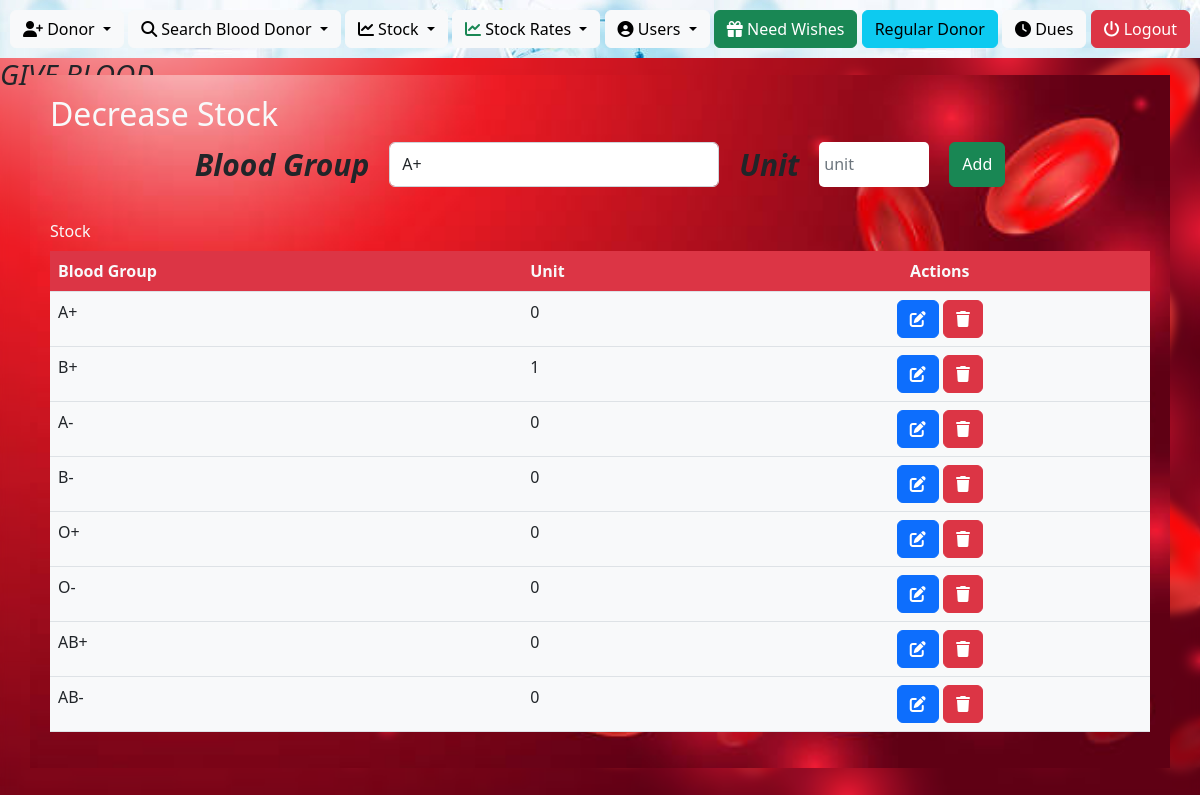
/stock-decrease, run on the app's committed database.
### bb/models.py (models this page shows, shortened)
class StockIncrease(models.Model):
    blood_group = models.CharField(max_length=50, blank=True)
    unit = models.IntegerField(blank=True)
    month = models.CharField(max_length=50, blank=True)
    year = models.CharField(max_length=50, blank=True)

### bb/views.py (the view, shortened to what this page needs)
# urls.py: path('stock-decrease', views.stock_decrease, name="stock-decrease"),
def stock_decrease(request):
    blood_groups = StockIncrease.objects.all()
    return render(request, 'stock-decrease.html', {'blood_groups':blood_groups})

### templates/stock-decrease.html (shortened to what this page needs)
<!DOCTYPE html>
<html lang="en">
<head>
    <link rel="stylesheet" href="../static/assest/vendor/bootstrap/css/bootstrap.min.css">
    <link rel="stylesheet" href="../static/assest/vendor/fontawesome-free/css/all.min.css">
    <link rel="stylesheet" href="../static/css/style.css">
</head>
<body>
    <main>
        <header>
            <div class="header-content">
                <div class="btn-group">
                    <button type="button" class="btn btn-light dropdown-toggle" data-bs-toggle="dropdown" aria-expanded="false">
                        <i class="fa fa-user-plus"></i> Donor
                    </button>
                </div>
                <div class="btn-group">
                    <button type="button" class="btn btn-light dropdown-toggle" data-bs-toggle="dropdown" aria-expanded="false">
                        <i class="fa fa-search"></i> Search Blood Donor
                    </button>
                </div>
                <div class="btn-group">
                    <button type="button" class="btn btn-light dropdown-toggle" data-bs-toggle="dropdown" aria-expanded="false">
                        <i class="fa fa-chart-line"></i> Stock
                    </button>
                </div>
                <div class="btn-group">
                    <button type="button" class="btn btn-light dropdown-toggle" data-bs-toggle="dropdown" aria-expanded="false">
                        <i class="fa fa-chart-line text-success"></i> Stock Rates
                    </button>
                </div>
                <div class="btn-group">
                    <button type="button" class="btn btn-light dropdown-toggle" data-bs-toggle="dropdown" aria-expanded="false">
                        <i class="fa fa-user-circle"></i> Users
                    </button>
                </div>
                <div class="btn-group">
                    <a href="/birthday" class="btn btn-success">
                        <i class="fa fa-gift"></i> Need Wishes
                    </a>
                </div>
                <div class="btn-group">
                    <a href="/regular-donor" class="btn btn-info">
                        Regular Donor
                    </a>
                </div>
                <div class="btn-group">
                    <a href="/due-date" class="btn btn-light">
                        <i class="fa fa-clock"></i> Dues
                    </a>
                </div>
                <div class="btn-group">
                    <a href="/logout" class="btn btn-danger">
                        <i class="fa fa-power-off"></i> Logout
                    </a>
                </div>
            </div>
        </header>
        <h3><i id="text"></i></h3>
        <section class="body-section">
            <div class="modal-body">
                <h2 class="text-light">Decrease Stock</h2>
                <div>
                    <form action="" method="post" class="search">
                        <span class="text-bold"> Blood Group</span>
                        <select name="blood-group" id="" class="form-control">
                            {% for blood in blood_groups %}
                            <option value="{{blood.blood_group}}">{{blood.blood_group}}</option>
                            {% endfor %}
                        </select>
                        <span class="text-bold"> Unit</span>
                        <input type="number" name="unit" class="form-control input2" placeholder="unit">
                        <button class="btn btn-success">Add</button>
                    </form>
                </div>
                <table class="table caption-top">
                    <caption class="text-light">Stock</caption><br>
                    <thead class="bg-danger text-light">
                    <tr>
                        <th scope="col">Blood Group</th>
                        <th scope="col">Unit</th>
                        <th scope="col" class="text-center">Actions</th>
                    </tr>
                    </thead>
                    <tbody class="bg-light">
                    {% for blood in blood_groups %}
                    <tr>
                        <td>{{blood.blood_group}}</td>
                        <td>{{blood.unit}}</td>
                        <td class="text-center">
                            <a href="/try-updating-blood-group/{{blood.id}}" class="btn btn-primary"><i class="fa fa-edit"></i></a>
                            <a href="/request-for-delete-blood/{{blood.id}}" class="btn btn-danger"><i class="fa fa-trash"></i></a>
                        </td>
                    </tr>
                    {% endfor %}
                    </tbody>
                </table>
            </div>
        </section>
    </main>
</body>
</html>

### static/css/style.css (style rules this page uses)
body { background: url(../img/bloodbg-2.jpg); background-repeat: no-repeat; background-size: cover; background-position: center; height: 100vh; }
main { backdrop-filter: blur(5px); height: 100vh; }
header { background: url(../img/bloodbg-1.jpg); padding: 10px; }
.body-section { margin: 50px 30px 0 30px; display: flex; justify-content: center; align-items: center; height: 70vh; background: url(../img/bloodbg-3.jpg); background-size: cover; background-position: center; background-repeat: no-repeat; }
.modal-body { background: url(../img/bloodbg-2.jpg); background-size: cover; background-position: center; background-repeat: no-repeat; padding: 20px; }
.modal-body form { display: flex; gap: 20px; }
.modal-body input, select, textarea { width: 100%; border-radius: 5px; outline: none; border: none; padding: 5px; }

### templates/stock-decrease.html (style rules this page uses)
.search { display: flex; justify-content: center; gap: 20px; }
.search .input2 { width: 10%; }
.search select { width: 30%; }
.search span { font-size: 30px; font-weight: 900; font-style: italic; }

### data on the page
StockIncrease: blood_group "A+", unit "0"
StockIncrease: blood_group "B+", unit "1"
StockIncrease: blood_group "A-", unit "0"
StockIncrease: blood_group "B-", unit "0"
StockIncrease: blood_group "O+", unit "0"
StockIncrease: blood_group "O-", unit "0"
StockIncrease: blood_group "AB+", unit "0"
StockIncrease: blood_group "AB-", unit "0"

### other printed values
form field blood-group "A+"
